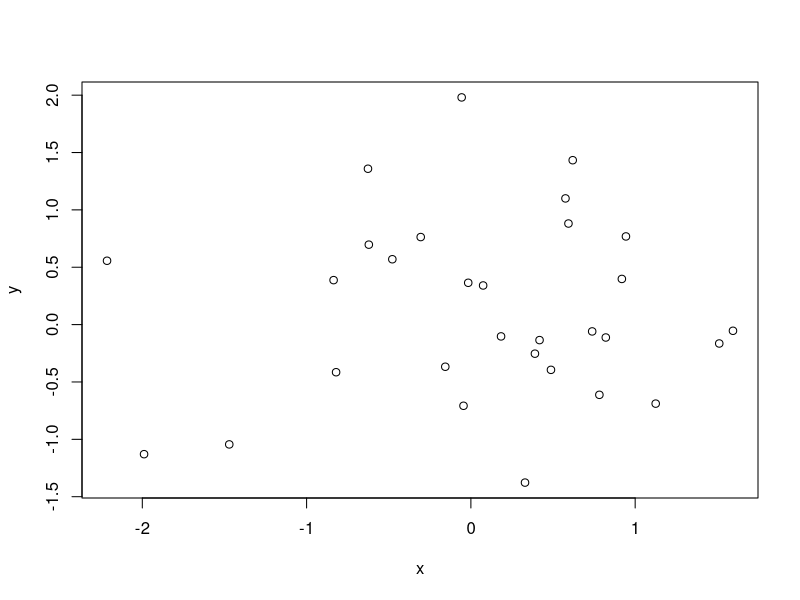
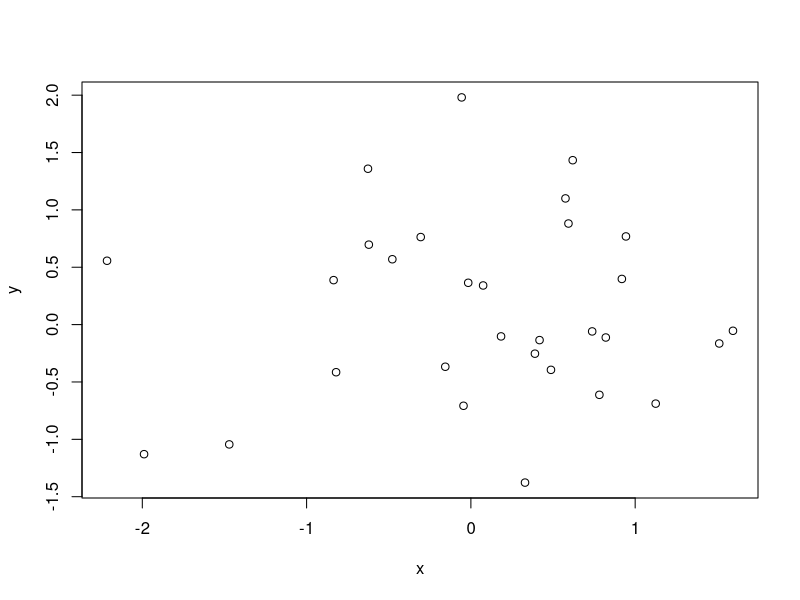

These figures' R source, in order:
## ---- chunk 1
#| include: false

set.seed(1)
data <- data.frame(x = rnorm(30), y = rnorm(30))
## ---- chunk 2
#| label: tbl-example
#| tbl-cap: Table created with `knitr::kable()`
#| echo: false

knitr::kable(
  head(data, 2),
  digits = 2
)
## ---- chunk 3
#| label: fig-example
#| fig-cap: Example R scatterplot.
#| fig-height: 3
#| fig-width: 7
#| echo: false

plot(data)
## ---- chunk 4
#| label: fig-2
#| fig-cap: A figure across columns.
#| fig-height: 3
#| fig-width: 7
#| echo: false

plot(data)
## ---- chunk 5
#| lst-label: lst-r
#| lst-cap: R code for pRos.
#| collapse: true

sqrt(1 + 1)
